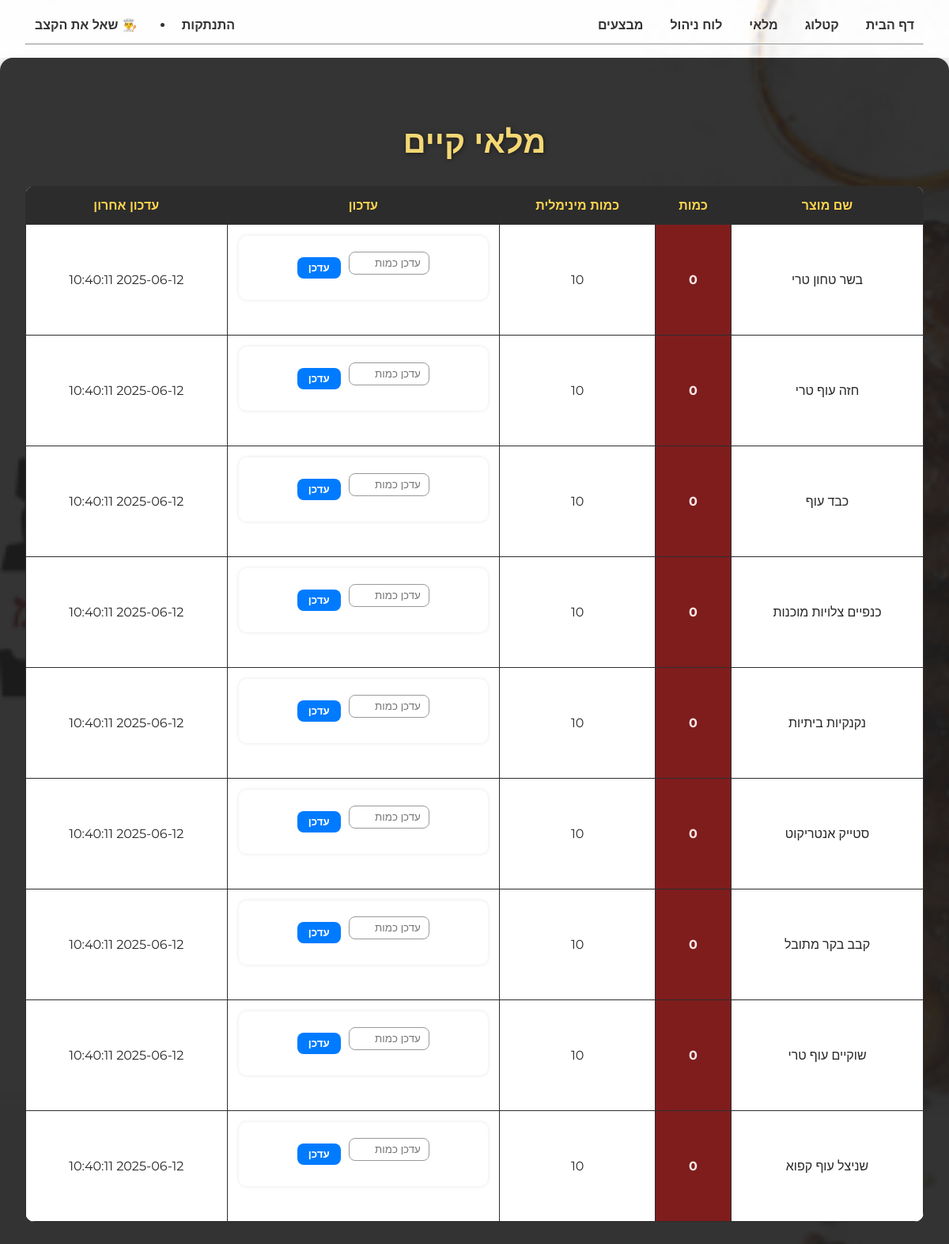
/inventory (signed in), run on an earlier commit of the app's database.
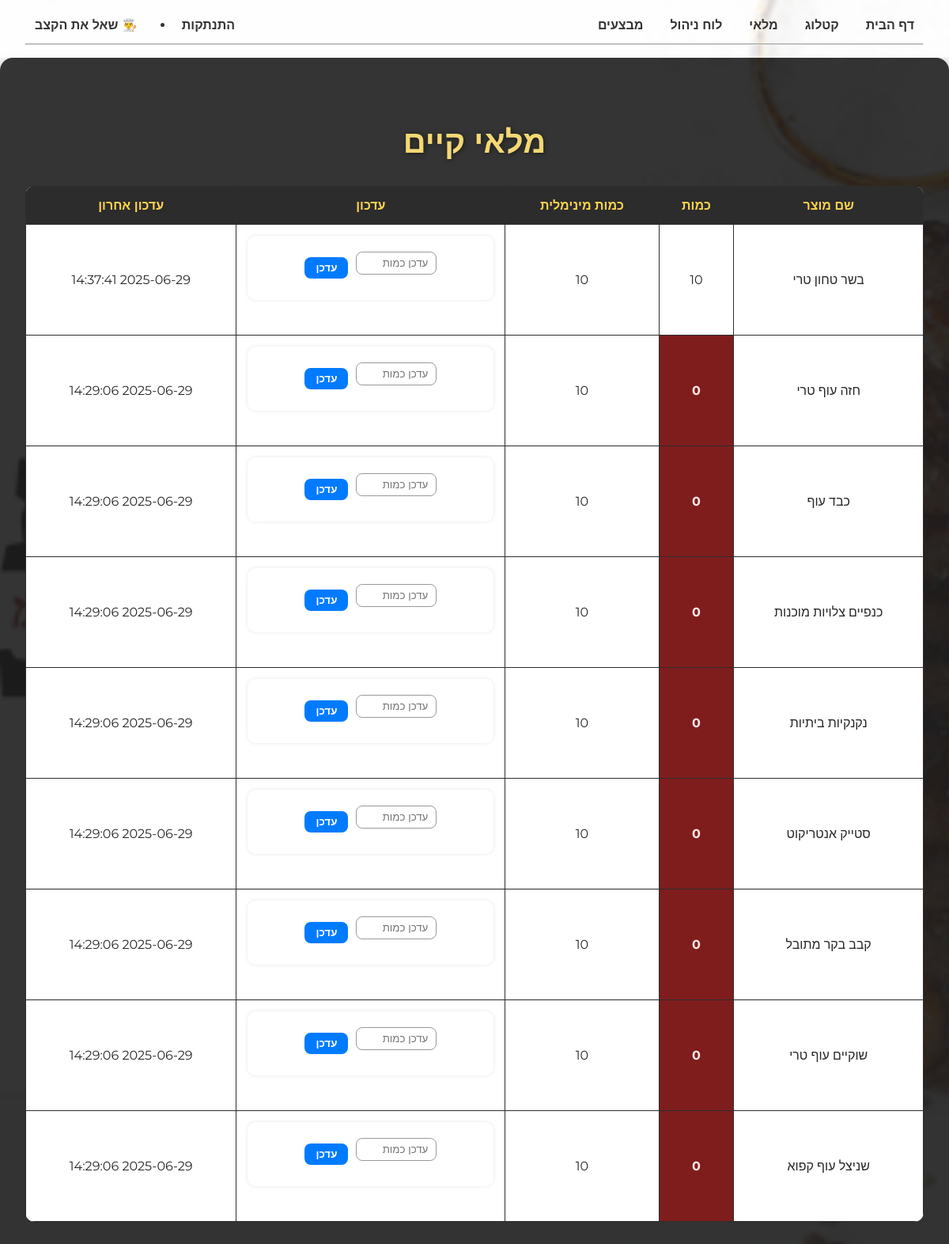
And on a later commit of the database.
### tables this page shows
CREATE TABLE inventory (
        id INTEGER PRIMARY KEY AUTOINCREMENT,
        product_id INTEGER NOT NULL UNIQUE,
        quantity INTEGER NOT NULL DEFAULT 0,
        min_required INTEGER DEFAULT 10,
        updated_at TIMESTAMP DEFAULT (datetime('now', 'localtime')),
        FOREIGN KEY (product_id) REFERENCES products(id)
    );

CREATE TABLE products (
            id INTEGER PRIMARY KEY AUTOINCREMENT,
            name TEXT NOT NULL UNIQUE,
            price REAL NOT NULL,
            category_id INTEGER,
            description TEXT,
            image_url TEXT,
            on_sale INTEGER DEFAULT 0,
            updated_at TIMESTAMP DEFAULT (datetime('now', 'localtime')),
            FOREIGN KEY (category_id) REFERENCES categories(id)
        );

### server/routes/inventory_routes.py (the view)
@inventory_bp.route('/inventory')
def show_inventory():
    if 'user_id' not in session or session.get('role') != 'admin':
        return redirect(url_for('user.login'))
    db = get_db()
    inventory = db.execute('''
        SELECT inventory.id, products.name AS product_name, inventory.quantity, inventory.min_required, inventory.updated_at
        FROM inventory JOIN products ON inventory.product_id = products.id
    ''').fetchall()
    return render_template('inventory.html', inventory=inventory)

### server/app.py (called while the page is built)
@app.teardown_appcontext
def close_connection(exception):
    close_db()

### server/db.py (called while the page is built)
def get_db():
    db = getattr(g, '_database', None)
    if db is None:
        db = g._database = sqlite3.connect(current_app.config['DATABASE'])
        db.row_factory = sqlite3.Row
    return db

### server/templates/inventory.html (shortened to what this page needs)
{% extends "base.html" %}
{% block content %}
<div class="inventory-container">
    <h2>מלאי קיים</h2>
    <table class="inventory-table">
        <thead>
            <tr>
                <th>שם מוצר</th>
                <th>כמות</th>
                <th>כמות מינימלית</th>
                <th>עדכון</th>
                <th>עדכון אחרון</th>
            </tr>
        </thead>
        <tbody>
            {% for item in inventory %}
            <tr>
                <td>{{ item.product_name }}</td>
                <td class="{% if item.quantity < item.min_required %}low-stock{% endif %}">{{ item.quantity }}</td>
                <td>{{ item.min_required }}</td>
                <td>
                    <form method="POST" action="{{ url_for('inventory.update_inventory', item_id=item.id) }}" class="update-form">
                        <input type="number" name="quantity" min="0" placeholder="עדכן כמות" required>
                        <button type="submit">עדכן</button>
                    </form>
                </td>
                <td>{{ item.updated_at }}</td>
            </tr>
            {% endfor %}
        </tbody>
    </table>
</div>
{% endblock %}

What changed in the data, as far as the page shows it:
changed inventory "בשר טחון טרי": quantity "0" → "10"; updated_at "2025-06-12 10:40:11" → "2025-06-29 14:37:41"
changed inventory "חזה עוף טרי": updated_at "2025-06-12 10:40:11" → "2025-06-29 14:29:06"
changed inventory "כבד עוף": updated_at "2025-06-12 10:40:11" → "2025-06-29 14:29:06"
changed inventory "כנפיים צלויות מוכנות": updated_at "2025-06-12 10:40:11" → "2025-06-29 14:29:06"
changed inventory "נקנקיות ביתיות": updated_at "2025-06-12 10:40:11" → "2025-06-29 14:29:06"
changed inventory "סטייק אנטריקוט": updated_at "2025-06-12 10:40:11" → "2025-06-29 14:29:06"
changed inventory "קבב בקר מתובל": updated_at "2025-06-12 10:40:11" → "2025-06-29 14:29:06"
changed inventory "שוקיים עוף טרי": updated_at "2025-06-12 10:40:11" → "2025-06-29 14:29:06"
changed inventory "שניצל עוף קפוא": updated_at "2025-06-12 10:40:11" → "2025-06-29 14:29:06"
